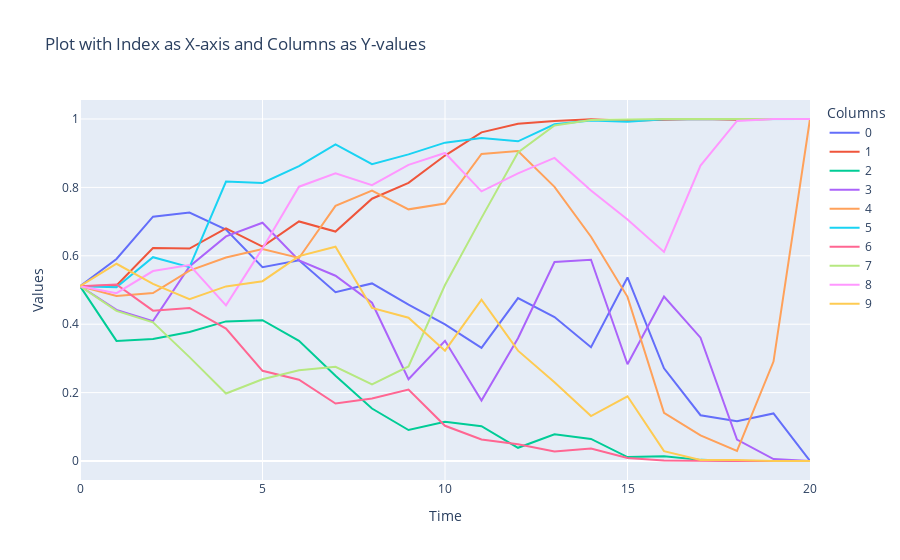

Write notebook code for a chart like this one.
### Code cell
fig = go.Figure()

# Add traces for each column
for column in deltas.columns:
    fig.add_trace(go.Scatter(x=deltas.index, y=deltas[column], mode='lines', name=column))

# Update layout
fig.update_layout(
    title='Plot with Index as X-axis and Columns as Y-values',
    xaxis_title='Time',
    yaxis_title='Values',
    template='plotly',
    legend=dict(title='Columns'),
)

# Show the plot
fig.show()
